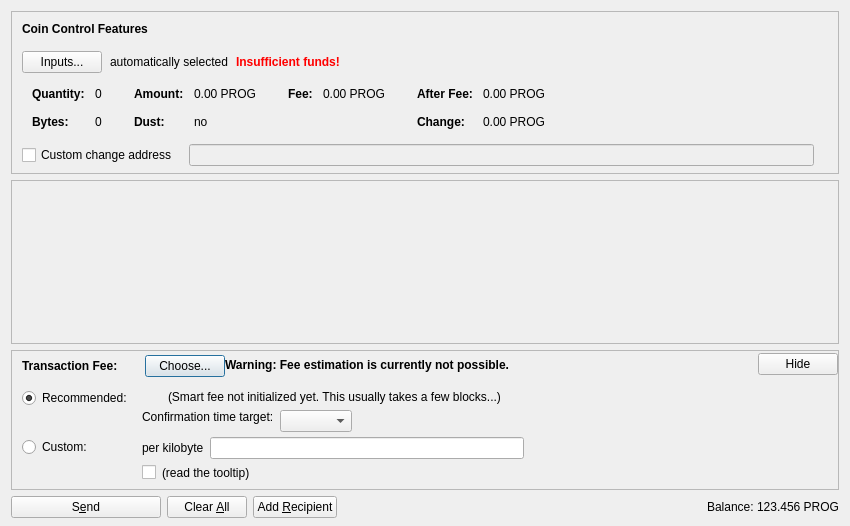
<?xml version="1.0" encoding="UTF-8"?>
<ui version="4.0">
 <class>SendCoinsDialog</class>
 <widget class="QDialog" name="SendCoinsDialog">
  <property name="geometry">
   <rect>
    <x>0</x>
    <y>0</y>
    <width>850</width>
    <height>526</height>
   </rect>
  </property>
  <property name="windowTitle">
   <string>Send Coins</string>
  </property>
  <layout class="QVBoxLayout" name="verticalLayout" stretch="0,1,0,0">
   <property name="bottomMargin">
    <number>8</number>
   </property>
   <item>
    <widget class="QFrame" name="frameCoinControl">
     <property name="sizePolicy">
      <sizepolicy hsizetype="Expanding" vsizetype="Expanding">
       <horstretch>0</horstretch>
       <verstretch>0</verstretch>
      </sizepolicy>
     </property>
     <property name="maximumSize">
      <size>
       <width>16777215</width>
       <height>16777215</height>
      </size>
     </property>
     <property name="frameShape">
      <enum>QFrame::StyledPanel</enum>
     </property>
     <property name="frameShadow">
      <enum>QFrame::Sunken</enum>
     </property>
     <layout class="QVBoxLayout" name="verticalLayoutCoinControl2">
      <property name="spacing">
       <number>0</number>
      </property>
      <property name="leftMargin">
       <number>0</number>
      </property>
      <property name="topMargin">
       <number>0</number>
      </property>
      <property name="rightMargin">
       <number>0</number>
      </property>
      <property name="bottomMargin">
       <number>6</number>
      </property>
      <item>
       <layout class="QVBoxLayout" name="verticalLayoutCoinControl" stretch="0,0,0,0,1">
        <property name="spacing">
         <number>0</number>
        </property>
        <property name="leftMargin">
         <number>10</number>
        </property>
        <property name="topMargin">
         <number>10</number>
        </property>
        <item>
         <layout class="QHBoxLayout" name="horizontalLayoutCoinControl1">
          <property name="bottomMargin">
           <number>15</number>
          </property>
          <item>
           <widget class="QLabel" name="labelCoinControlFeatures">
            <property name="sizePolicy">
             <sizepolicy hsizetype="Preferred" vsizetype="Maximum">
              <horstretch>0</horstretch>
              <verstretch>0</verstretch>
             </sizepolicy>
            </property>
            <property name="font">
             <font>
              <weight>75</weight>
              <bold>true</bold>
             </font>
            </property>
            <property name="styleSheet">
             <string notr="true">font-weight:bold;</string>
            </property>
            <property name="text">
             <string>Coin Control Features</string>
            </property>
           </widget>
          </item>
         </layout>
        </item>
        <item>
         <layout class="QHBoxLayout" name="horizontalLayoutCoinControl2" stretch="0,0,0,0">
          <property name="spacing">
           <number>8</number>
          </property>
          <property name="bottomMargin">
           <number>10</number>
          </property>
          <item>
           <widget class="QPushButton" name="pushButtonCoinControl">
            <property name="styleSheet">
             <string notr="true"/>
            </property>
            <property name="text">
             <string>Inputs...</string>
            </property>
            <property name="autoDefault">
             <bool>false</bool>
            </property>
           </widget>
          </item>
          <item>
           <widget class="QLabel" name="labelCoinControlAutomaticallySelected">
            <property name="text">
             <string>automatically selected</string>
            </property>
            <property name="margin">
             <number>5</number>
            </property>
           </widget>
          </item>
          <item>
           <widget class="QLabel" name="labelCoinControlInsuffFunds">
            <property name="font">
             <font>
              <weight>75</weight>
              <bold>true</bold>
             </font>
            </property>
            <property name="styleSheet">
             <string notr="true">color:red;font-weight:bold;</string>
            </property>
            <property name="text">
             <string>Insufficient funds!</string>
            </property>
            <property name="margin">
             <number>5</number>
            </property>
           </widget>
          </item>
          <item>
           <spacer name="horizontalSpacerCoinControl">
            <property name="orientation">
             <enum>Qt::Horizontal</enum>
            </property>
            <property name="sizeHint" stdset="0">
             <size>
              <width>40</width>
              <height>1</height>
             </size>
            </property>
           </spacer>
          </item>
         </layout>
        </item>
        <item>
         <widget class="QWidget" name="widgetCoinControl" native="true">
          <property name="sizePolicy">
           <sizepolicy hsizetype="Preferred" vsizetype="Preferred">
            <horstretch>0</horstretch>
            <verstretch>0</verstretch>
           </sizepolicy>
          </property>
          <property name="minimumSize">
           <size>
            <width>0</width>
            <height>0</height>
           </size>
          </property>
          <property name="styleSheet">
           <string notr="true"/>
          </property>
          <layout class="QHBoxLayout" name="horizontalLayoutCoinControl5">
           <property name="leftMargin">
            <number>0</number>
           </property>
           <property name="topMargin">
            <number>0</number>
           </property>
           <property name="rightMargin">
            <number>0</number>
           </property>
           <property name="bottomMargin">
            <number>0</number>
           </property>
           <item>
            <layout class="QHBoxLayout" name="horizontalLayoutCoinControl3" stretch="0,0,0,1">
             <property name="spacing">
              <number>20</number>
             </property>
             <property name="topMargin">
              <number>0</number>
             </property>
             <property name="bottomMargin">
              <number>10</number>
             </property>
             <item>
              <layout class="QFormLayout" name="formLayoutCoinControl1">
               <property name="horizontalSpacing">
                <number>10</number>
               </property>
               <property name="verticalSpacing">
                <number>14</number>
               </property>
               <property name="leftMargin">
                <number>10</number>
               </property>
               <property name="topMargin">
                <number>4</number>
               </property>
               <property name="rightMargin">
                <number>6</number>
               </property>
               <item row="0" column="0">
                <widget class="QLabel" name="labelCoinControlQuantityText">
                 <property name="font">
                  <font>
                   <weight>75</weight>
                   <bold>true</bold>
                  </font>
                 </property>
                 <property name="text">
                  <string>Quantity:</string>
                 </property>
                 <property name="margin">
                  <number>0</number>
                 </property>
                </widget>
               </item>
               <item row="0" column="1">
                <widget class="QLabel" name="labelCoinControlQuantity">
                 <property name="cursor">
                  <cursorShape>IBeamCursor</cursorShape>
                 </property>
                 <property name="contextMenuPolicy">
                  <enum>Qt::ActionsContextMenu</enum>
                 </property>
                 <property name="text">
                  <string notr="true">0</string>
                 </property>
                 <property name="margin">
                  <number>0</number>
                 </property>
                 <property name="textInteractionFlags">
                  <set>Qt::LinksAccessibleByMouse|Qt::TextSelectableByKeyboard|Qt::TextSelectableByMouse</set>
                 </property>
                </widget>
               </item>
               <item row="1" column="0">
                <widget class="QLabel" name="labelCoinControlBytesText">
                 <property name="font">
                  <font>
                   <weight>75</weight>
                   <bold>true</bold>
                  </font>
                 </property>
                 <property name="text">
                  <string>Bytes:</string>
                 </property>
                </widget>
               </item>
               <item row="1" column="1">
                <widget class="QLabel" name="labelCoinControlBytes">
                 <property name="cursor">
                  <cursorShape>IBeamCursor</cursorShape>
                 </property>
                 <property name="contextMenuPolicy">
                  <enum>Qt::ActionsContextMenu</enum>
                 </property>
                 <property name="text">
                  <string notr="true">0</string>
                 </property>
                 <property name="textInteractionFlags">
                  <set>Qt::LinksAccessibleByMouse|Qt::TextSelectableByKeyboard|Qt::TextSelectableByMouse</set>
                 </property>
                </widget>
               </item>
              </layout>
             </item>
             <item>
              <layout class="QFormLayout" name="formLayoutCoinControl2">
               <property name="horizontalSpacing">
                <number>10</number>
               </property>
               <property name="verticalSpacing">
                <number>14</number>
               </property>
               <property name="leftMargin">
                <number>6</number>
               </property>
               <property name="topMargin">
                <number>4</number>
               </property>
               <property name="rightMargin">
                <number>6</number>
               </property>
               <item row="0" column="0">
                <widget class="QLabel" name="labelCoinControlAmountText">
                 <property name="font">
                  <font>
                   <weight>75</weight>
                   <bold>true</bold>
                  </font>
                 </property>
                 <property name="text">
                  <string>Amount:</string>
                 </property>
                 <property name="margin">
                  <number>0</number>
                 </property>
                </widget>
               </item>
               <item row="0" column="1">
                <widget class="QLabel" name="labelCoinControlAmount">
                 <property name="cursor">
                  <cursorShape>IBeamCursor</cursorShape>
                 </property>
                 <property name="contextMenuPolicy">
                  <enum>Qt::ActionsContextMenu</enum>
                 </property>
                 <property name="text">
                  <string notr="true">0.00 PROG</string>
                 </property>
                 <property name="textInteractionFlags">
                  <set>Qt::LinksAccessibleByMouse|Qt::TextSelectableByKeyboard|Qt::TextSelectableByMouse</set>
                 </property>
                </widget>
               </item>
               <item row="1" column="0">
                <widget class="QLabel" name="labelCoinControlLowOutputText">
                 <property name="font">
                  <font>
                   <weight>75</weight>
                   <bold>true</bold>
                  </font>
                 </property>
                 <property name="text">
                  <string>Dust:</string>
                 </property>
                </widget>
               </item>
               <item row="1" column="1">
                <widget class="QLabel" name="labelCoinControlLowOutput">
                 <property name="cursor">
                  <cursorShape>IBeamCursor</cursorShape>
                 </property>
                 <property name="contextMenuPolicy">
                  <enum>Qt::ActionsContextMenu</enum>
                 </property>
                 <property name="text">
                  <string notr="true">no</string>
                 </property>
                 <property name="textInteractionFlags">
                  <set>Qt::LinksAccessibleByMouse|Qt::TextSelectableByKeyboard|Qt::TextSelectableByMouse</set>
                 </property>
                </widget>
               </item>
              </layout>
             </item>
             <item>
              <layout class="QFormLayout" name="formLayoutCoinControl3">
               <property name="horizontalSpacing">
                <number>10</number>
               </property>
               <property name="verticalSpacing">
                <number>14</number>
               </property>
               <property name="leftMargin">
                <number>6</number>
               </property>
               <property name="topMargin">
                <number>4</number>
               </property>
               <property name="rightMargin">
                <number>6</number>
               </property>
               <item row="0" column="0">
                <widget class="QLabel" name="labelCoinControlFeeText">
                 <property name="font">
                  <font>
                   <weight>75</weight>
                   <bold>true</bold>
                  </font>
                 </property>
                 <property name="text">
                  <string>Fee:</string>
                 </property>
                 <property name="margin">
                  <number>0</number>
                 </property>
                </widget>
               </item>
               <item row="0" column="1">
                <widget class="QLabel" name="labelCoinControlFee">
                 <property name="cursor">
                  <cursorShape>IBeamCursor</cursorShape>
                 </property>
                 <property name="contextMenuPolicy">
                  <enum>Qt::ActionsContextMenu</enum>
                 </property>
                 <property name="text">
                  <string notr="true">0.00 PROG</string>
                 </property>
                 <property name="textInteractionFlags">
                  <set>Qt::LinksAccessibleByMouse|Qt::TextSelectableByKeyboard|Qt::TextSelectableByMouse</set>
                 </property>
                </widget>
               </item>
              </layout>
             </item>
             <item>
              <layout class="QFormLayout" name="formLayoutCoinControl4">
               <property name="horizontalSpacing">
                <number>10</number>
               </property>
               <property name="verticalSpacing">
                <number>14</number>
               </property>
               <property name="leftMargin">
                <number>6</number>
               </property>
               <property name="topMargin">
                <number>4</number>
               </property>
               <property name="rightMargin">
                <number>6</number>
               </property>
               <item row="0" column="0">
                <widget class="QLabel" name="labelCoinControlAfterFeeText">
                 <property name="font">
                  <font>
                   <weight>75</weight>
                   <bold>true</bold>
                  </font>
                 </property>
                 <property name="text">
                  <string>After Fee:</string>
                 </property>
                 <property name="margin">
                  <number>0</number>
                 </property>
                </widget>
               </item>
               <item row="0" column="1">
                <widget class="QLabel" name="labelCoinControlAfterFee">
                 <property name="cursor">
                  <cursorShape>IBeamCursor</cursorShape>
                 </property>
                 <property name="contextMenuPolicy">
                  <enum>Qt::ActionsContextMenu</enum>
                 </property>
                 <property name="text">
                  <string notr="true">0.00 PROG</string>
                 </property>
                 <property name="textInteractionFlags">
                  <set>Qt::LinksAccessibleByMouse|Qt::TextSelectableByKeyboard|Qt::TextSelectableByMouse</set>
                 </property>
                </widget>
               </item>
               <item row="1" column="0">
                <widget class="QLabel" name="labelCoinControlChangeText">
                 <property name="font">
                  <font>
                   <weight>75</weight>
                   <bold>true</bold>
                  </font>
                 </property>
                 <property name="text">
                  <string>Change:</string>
                 </property>
                </widget>
               </item>
               <item row="1" column="1">
                <widget class="QLabel" name="labelCoinControlChange">
                 <property name="cursor">
                  <cursorShape>IBeamCursor</cursorShape>
                 </property>
                 <property name="contextMenuPolicy">
                  <enum>Qt::ActionsContextMenu</enum>
                 </property>
                 <property name="text">
                  <string notr="true">0.00 PROG</string>
                 </property>
                 <property name="textInteractionFlags">
                  <set>Qt::LinksAccessibleByMouse|Qt::TextSelectableByKeyboard|Qt::TextSelectableByMouse</set>
                 </property>
                </widget>
               </item>
              </layout>
             </item>
            </layout>
           </item>
          </layout>
         </widget>
        </item>
        <item>
         <layout class="QHBoxLayout" name="horizontalLayoutCoinControl4" stretch="0,0,0">
          <property name="spacing">
           <number>12</number>
          </property>
          <property name="sizeConstraint">
           <enum>QLayout::SetDefaultConstraint</enum>
          </property>
          <property name="topMargin">
           <number>5</number>
          </property>
          <property name="rightMargin">
           <number>5</number>
          </property>
          <item>
           <widget class="QCheckBox" name="checkBoxCoinControlChange">
            <property name="toolTip">
             <string>If this is activated, but the change address is empty or invalid, change will be sent to a newly generated address.</string>
            </property>
            <property name="text">
             <string>Custom change address</string>
            </property>
           </widget>
          </item>
          <item>
           <widget class="QValidatedLineEdit" name="lineEditCoinControlChange">
            <property name="enabled">
             <bool>false</bool>
            </property>
            <property name="sizePolicy">
             <sizepolicy hsizetype="Expanding" vsizetype="Fixed">
              <horstretch>0</horstretch>
              <verstretch>0</verstretch>
             </sizepolicy>
            </property>
           </widget>
          </item>
          <item>
           <widget class="QLabel" name="labelCoinControlChangeLabel">
            <property name="sizePolicy">
             <sizepolicy hsizetype="Preferred" vsizetype="Expanding">
              <horstretch>0</horstretch>
              <verstretch>0</verstretch>
             </sizepolicy>
            </property>
            <property name="minimumSize">
             <size>
              <width>0</width>
              <height>0</height>
             </size>
            </property>
            <property name="text">
             <string/>
            </property>
            <property name="margin">
             <number>3</number>
            </property>
           </widget>
          </item>
         </layout>
        </item>
        <item>
         <spacer name="verticalSpacerCoinControl">
          <property name="orientation">
           <enum>Qt::Vertical</enum>
          </property>
          <property name="sizeHint" stdset="0">
           <size>
            <width>800</width>
            <height>1</height>
           </size>
          </property>
         </spacer>
        </item>
       </layout>
      </item>
     </layout>
    </widget>
   </item>
   <item>
    <widget class="QScrollArea" name="scrollArea">
     <property name="widgetResizable">
      <bool>true</bool>
     </property>
     <widget class="QWidget" name="scrollAreaWidgetContents">
      <property name="geometry">
       <rect>
        <x>0</x>
        <y>0</y>
        <width>830</width>
        <height>104</height>
       </rect>
      </property>
      <layout class="QVBoxLayout" name="verticalLayout_2" stretch="0,1">
       <property name="leftMargin">
        <number>0</number>
       </property>
       <property name="topMargin">
        <number>0</number>
       </property>
       <property name="rightMargin">
        <number>0</number>
       </property>
       <property name="bottomMargin">
        <number>0</number>
       </property>
       <item>
        <layout class="QVBoxLayout" name="entries">
         <property name="spacing">
          <number>6</number>
         </property>
        </layout>
       </item>
       <item>
        <spacer name="verticalSpacer">
         <property name="orientation">
          <enum>Qt::Vertical</enum>
         </property>
         <property name="sizeHint" stdset="0">
          <size>
           <width>20</width>
           <height>40</height>
          </size>
         </property>
        </spacer>
       </item>
      </layout>
     </widget>
    </widget>
   </item>
   <item>
    <widget class="QFrame" name="frameFee">
     <property name="sizePolicy">
      <sizepolicy hsizetype="Expanding" vsizetype="Expanding">
       <horstretch>0</horstretch>
       <verstretch>0</verstretch>
      </sizepolicy>
     </property>
     <property name="maximumSize">
      <size>
       <width>16777215</width>
       <height>16777215</height>
      </size>
     </property>
     <property name="frameShape">
      <enum>QFrame::StyledPanel</enum>
     </property>
     <property name="frameShadow">
      <enum>QFrame::Sunken</enum>
     </property>
     <layout class="QVBoxLayout" name="verticalLayoutFee1">
      <property name="spacing">
       <number>0</number>
      </property>
      <property name="leftMargin">
       <number>0</number>
      </property>
      <property name="topMargin">
       <number>0</number>
      </property>
      <property name="rightMargin">
       <number>0</number>
      </property>
      <property name="bottomMargin">
       <number>0</number>
      </property>
      <item>
       <layout class="QVBoxLayout" name="verticalLayoutFee2" stretch="0,0,0">
        <property name="spacing">
         <number>0</number>
        </property>
        <property name="leftMargin">
         <number>10</number>
        </property>
        <property name="topMargin">
         <number>0</number>
        </property>
        <item>
         <layout class="QHBoxLayout" name="horizontalLayoutFee1">
          <property name="bottomMargin">
           <number>0</number>
          </property>
          <item>
           <layout class="QVBoxLayout" name="verticalLayoutFee7">
            <property name="spacing">
             <number>0</number>
            </property>
            <item>
             <spacer name="verticalSpacerSmartFee">
              <property name="orientation">
               <enum>Qt::Vertical</enum>
              </property>
              <property name="sizeType">
               <enum>QSizePolicy::Fixed</enum>
              </property>
              <property name="sizeHint" stdset="0">
               <size>
                <width>1</width>
                <height>4</height>
               </size>
              </property>
             </spacer>
            </item>
            <item>
             <layout class="QHBoxLayout" name="horizontalLayoutSmartFee">
              <property name="spacing">
               <number>10</number>
              </property>
              <item>
               <widget class="QLabel" name="labelFeeHeadline">
                <property name="sizePolicy">
                 <sizepolicy hsizetype="Preferred" vsizetype="Maximum">
                  <horstretch>0</horstretch>
                  <verstretch>0</verstretch>
                 </sizepolicy>
                </property>
                <property name="font">
                 <font>
                  <weight>75</weight>
                  <bold>true</bold>
                 </font>
                </property>
                <property name="styleSheet">
                 <string notr="true">font-weight:bold;</string>
                </property>
                <property name="text">
                 <string>Transaction Fee:</string>
                </property>
               </widget>
              </item>
              <item>
               <widget class="QLabel" name="labelFeeMinimized">
                <property name="text">
                 <string/>
                </property>
               </widget>
              </item>
              <item>
               <widget class="QPushButton" name="buttonChooseFee">
                <property name="text">
                 <string>Choose...</string>
                </property>
               </widget>
              </item>
             </layout>
            </item>
            <item>
             <spacer name="verticalSpacer_5">
              <property name="orientation">
               <enum>Qt::Vertical</enum>
              </property>
              <property name="sizeHint" stdset="0">
               <size>
                <width>1</width>
                <height>1</height>
               </size>
              </property>
             </spacer>
            </item>
           </layout>
          </item>
          <item>
           <widget class="QLabel" name="fallbackFeeWarningLabel">
            <property name="toolTip">
             <string>Using the fallbackfee can result in sending a transaction that will take several hours or days (or never) to confirm. Consider choosing your fee manually or wait until you have validated the complete chain.</string>
            </property>
            <property name="font">
            <font>
                <weight>75</weight>
                <bold>true</bold>
            </font>
            </property>
            <property name="text">
             <string>Warning: Fee estimation is currently not possible.</string>
            </property>
            <property name="wordWrap">
             <bool>false</bool>
            </property>
           </widget>
          </item>
          <item>
           <spacer name="horizontalSpacer_4">
            <property name="orientation">
             <enum>Qt::Horizontal</enum>
            </property>
            <property name="sizeType">
             <enum>QSizePolicy::MinimumExpanding</enum>
            </property>
            <property name="sizeHint" stdset="0">
             <size>
              <width>40</width>
              <height>20</height>
             </size>
            </property>
           </spacer>
          </item>
          <item>
           <widget class="QPushButton" name="buttonMinimizeFee">
            <property name="toolTip">
             <string>collapse fee-settings</string>
            </property>
            <property name="text">
             <string>Hide</string>
            </property>
           </widget>
          </item>
         </layout>
        </item>
        <item>
         <widget class="QFrame" name="frameFeeSelection">
          <layout class="QVBoxLayout" name="verticalLayoutFee12">
           <property name="spacing">
            <number>0</number>
           </property>
           <property name="leftMargin">
            <number>0</number>
           </property>
           <property name="topMargin">
            <number>0</number>
           </property>
           <property name="rightMargin">
            <number>0</number>
           </property>
           <property name="bottomMargin">
            <number>0</number>
           </property>
           <item>
            <layout class="QGridLayout" name="gridLayoutFee">
             <property name="topMargin">
              <number>10</number>
             </property>
             <property name="bottomMargin">
              <number>4</number>
             </property>
             <property name="horizontalSpacing">
              <number>10</number>
             </property>
             <property name="verticalSpacing">
              <number>4</number>
             </property>
             <item row="1" column="1">
              <layout class="QVBoxLayout" name="verticalLayoutFee8">
               <property name="spacing">
                <number>6</number>
               </property>
               <item>
                <layout class="QHBoxLayout" name="horizontalLayoutFee13">
                 <item>
                  <widget class="QLabel" name="labelCustomPerKilobyte">
                   <property name="toolTip">
                    <string>If the custom fee is set to 1000 satoshis and the transaction is only 250 bytes, then &quot;per kilobyte&quot; only pays 250 satoshis in fee, while &quot;total at least&quot; pays 1000 satoshis. For transactions bigger than a kilobyte both pay by kilobyte.</string>
                   </property>
                   <property name="text">
                    <string>per kilobyte</string>
                   </property>
                  </widget>
                 </item>
                 <item>
                  <widget class="BitcoinAmountField" name="customFee"/>
                 </item>
                 <item>
                  <spacer name="horizontalSpacer_6">
                   <property name="orientation">
                    <enum>Qt::Horizontal</enum>
                   </property>
                   <property name="sizeHint" stdset="0">
                    <size>
                     <width>1</width>
                     <height>1</height>
                    </size>
                   </property>
                  </spacer>
                 </item>
                </layout>
               </item>
               <item>
                <layout class="QHBoxLayout" name="horizontalLayoutFee8">
                 <item>
                  <widget class="QCheckBox" name="checkBoxMinimumFee">
                   <property name="toolTip">
                    <string>Paying only the minimum fee is just fine as long as there is less transaction volume than space in the blocks. But be aware that this can end up in a never confirming transaction once there is more demand for progress transactions than the network can process.</string>
                   </property>
                   <property name="text">
                    <string/>
                   </property>
                  </widget>
                 </item>
                 <item>
                  <widget class="QLabel" name="labelMinFeeWarning">
                   <property name="enabled">
                    <bool>true</bool>
                   </property>
                   <property name="toolTip">
                    <string>Paying only the minimum fee is just fine as long as there is less transaction volume than space in the blocks. But be aware that this can end up in a never confirming transaction once there is more demand for progress transactions than the network can process.</string>
                   </property>
                   <property name="text">
                    <string>(read the tooltip)</string>
                   </property>
                   <property name="margin">
                    <number>5</number>
                   </property>
                  </widget>
                 </item>
                 <item>
                  <spacer name="horizontalSpacer_2">
                   <property name="orientation">
                    <enum>Qt::Horizontal</enum>
                   </property>
                   <property name="sizeHint" stdset="0">
                    <size>
                     <width>1</width>
                     <height>1</height>
                    </size>
                   </property>
                  </spacer>
                 </item>
                </layout>
               </item>
              </layout>
             </item>
             <item row="0" column="0">
              <layout class="QVBoxLayout" name="verticalLayoutFee4" stretch="0,1">
               <item>
                <widget class="QRadioButton" name="radioSmartFee">
                 <property name="text">
                  <string>Recommended:</string>
                 </property>
                 <property name="checked">
                  <bool>true</bool>
                 </property>
                 <attribute name="buttonGroup">
                  <string notr="true">groupFee</string>
                 </attribute>
                </widget>
               </item>
               <item>
                <spacer name="verticalSpacer_2">
                 <property name="orientation">
                  <enum>Qt::Vertical</enum>
                 </property>
                 <property name="sizeHint" stdset="0">
                  <size>
                   <width>1</width>
                   <height>1</height>
                  </size>
                 </property>
                </spacer>
               </item>
              </layout>
             </item>
             <item row="1" column="0">
              <layout class="QVBoxLayout" name="verticalLayoutFee9" stretch="0,1">
               <item>
                <widget class="QRadioButton" name="radioCustomFee">
                 <property name="text">
                  <string>Custom:</string>
                 </property>
                 <attribute name="buttonGroup">
                  <string notr="true">groupFee</string>
                 </attribute>
                </widget>
               </item>
               <item>
                <spacer name="verticalSpacer_6">
                 <property name="orientation">
                  <enum>Qt::Vertical</enum>
                 </property>
                 <property name="sizeHint" stdset="0">
                  <size>
                   <width>1</width>
                   <height>1</height>
                  </size>
                 </property>
                </spacer>
               </item>
              </layout>
             </item>
             <item row="0" column="1">
              <layout class="QVBoxLayout" name="verticalLayoutFee3" stretch="0,0,1">
               <property name="spacing">
                <number>6</number>
               </property>
               <property name="topMargin">
                <number>2</number>
               </property>
               <item>
                <layout class="QHBoxLayout" name="horizontalLayoutFee12">
                 <item>
                  <widget class="QLabel" name="labelSmartFee">
                   <property name="text">
                    <string/>
                   </property>
                   <property name="margin">
                    <number>2</number>
                   </property>
                  </widget>
                 </item>
                 <item>
                  <widget class="QLabel" name="labelFeeEstimation">
                   <property name="text">
                    <string/>
                   </property>
                  </widget>
                 </item>
                 <item>
                  <widget class="QLabel" name="labelSmartFee2">
                   <property name="text">
                    <string>(Smart fee not initialized yet. This usually takes a few blocks...)</string>
                   </property>
                   <property name="margin">
                    <number>2</number>
                   </property>
                  </widget>
                 </item>
                 <item>
                  <spacer name="horizontalSpacer_5">
                   <property name="orientation">
                    <enum>Qt::Horizontal</enum>
                   </property>
                   <property name="sizeHint" stdset="0">
                    <size>
                     <width>1</width>
                     <height>1</height>
                    </size>
                   </property>
                  </spacer>
                 </item>
                </layout>
               </item>
               <item>
                <layout class="QHBoxLayout" name="horizontalLayoutFee9">
                 <item>
                  <layout class="QVBoxLayout" name="verticalLayoutFee6">
                   <item>
                    <widget class="QLabel" name="labelSmartFee3">
                     <property name="text">
                      <string>Confirmation time target:</string>
                     </property>
                     <property name="margin">
                      <number>2</number>
                     </property>
                    </widget>
                   </item>
                   <item>
                    <spacer name="verticalSpacer_3">
                     <property name="orientation">
                      <enum>Qt::Vertical</enum>
                     </property>
                     <property name="sizeHint" stdset="0">
                      <size>
                       <width>1</width>
                       <height>1</height>
                      </size>
                     </property>
                    </spacer>
                   </item>
                  </layout>
                 </item>
                 <item>
                  <layout class="QVBoxLayout" name="verticalLayoutFee5">
                   <property name="rightMargin">
                    <number>30</number>
                   </property>
                   <item>
                    <layout class="QHBoxLayout" name="horizontalLayoutConfTarget">
                     <property name="bottomMargin">
                      <number>0</number>
                     </property>
                     <item>
                      <widget class="QComboBox" name="confTargetSelector"/>
                     </item>
                     <item>
                      <spacer name="horizontalSpacerConfTarget">
                       <property name="orientation">
                        <enum>Qt::Horizontal</enum>
                       </property>
                       <property name="sizeHint" stdset="0">
                        <size>
                         <width>40</width>
                         <height>20</height>
                        </size>
                       </property>
                      </spacer>
                     </item>
                    </layout>
                   </item>
                  </layout>
                 </item>
                </layout>
               </item>
               <item>
                <spacer name="verticalSpacer_4">
                 <property name="orientation">
                  <enum>Qt::Vertical</enum>
                 </property>
                 <property name="sizeHint" stdset="0">
                  <size>
                   <width>1</width>
                   <height>1</height>
                  </size>
                 </property>
                </spacer>
               </item>
              </layout>
             </item>
            </layout>
           </item>
          </layout>
         </widget>
        </item>
        <item>
         <spacer name="verticalSpacerFee">
          <property name="orientation">
           <enum>Qt::Vertical</enum>
          </property>
          <property name="sizeHint" stdset="0">
           <size>
            <width>40</width>
            <height>5</height>
           </size>
          </property>
         </spacer>
        </item>
       </layout>
      </item>
     </layout>
    </widget>
   </item>
   <item>
    <layout class="QHBoxLayout" name="horizontalLayout">
     <item>
      <widget class="QPushButton" name="sendButton">
       <property name="minimumSize">
        <size>
         <width>150</width>
         <height>0</height>
        </size>
       </property>
       <property name="toolTip">
        <string>Confirm the send action</string>
       </property>
       <property name="text">
        <string>S&amp;end</string>
       </property>
       <property name="icon">
        <iconset resource="../bitcoin.qrc">
         <normaloff>:/icons/send</normaloff>:/icons/send</iconset>
       </property>
       <property name="autoDefault">
        <bool>false</bool>
       </property>
       <property name="default">
        <bool>false</bool>
       </property>
      </widget>
     </item>
     <item>
      <widget class="QPushButton" name="clearButton">
       <property name="sizePolicy">
        <sizepolicy hsizetype="Minimum" vsizetype="Fixed">
         <horstretch>0</horstretch>
         <verstretch>0</verstretch>
        </sizepolicy>
       </property>
       <property name="toolTip">
        <string>Clear all fields of the form.</string>
       </property>
       <property name="text">
        <string>Clear &amp;All</string>
       </property>
       <property name="icon">
        <iconset resource="../bitcoin.qrc">
         <normaloff>:/icons/remove</normaloff>:/icons/remove</iconset>
       </property>
       <property name="autoDefault">
        <bool>false</bool>
       </property>
      </widget>
     </item>
     <item>
      <widget class="QPushButton" name="addButton">
       <property name="toolTip">
        <string>Send to multiple recipients at once</string>
       </property>
       <property name="text">
        <string>Add &amp;Recipient</string>
       </property>
       <property name="icon">
        <iconset resource="../bitcoin.qrc">
         <normaloff>:/icons/add</normaloff>:/icons/add</iconset>
       </property>
       <property name="autoDefault">
        <bool>false</bool>
       </property>
      </widget>
     </item>
     <item>
      <spacer name="horizontalSpacer">
       <property name="orientation">
        <enum>Qt::Horizontal</enum>
       </property>
       <property name="sizeHint" stdset="0">
        <size>
         <width>40</width>
         <height>20</height>
        </size>
       </property>
      </spacer>
     </item>
     <item>
      <layout class="QHBoxLayout" name="horizontalLayout_2">
       <property name="spacing">
        <number>3</number>
       </property>
       <item>
        <widget class="QLabel" name="label">
         <property name="sizePolicy">
          <sizepolicy hsizetype="Preferred" vsizetype="Fixed">
           <horstretch>0</horstretch>
           <verstretch>0</verstretch>
          </sizepolicy>
         </property>
         <property name="text">
          <string>Balance:</string>
         </property>
        </widget>
       </item>
       <item>
        <widget class="QLabel" name="labelBalance">
         <property name="sizePolicy">
          <sizepolicy hsizetype="Preferred" vsizetype="Fixed">
           <horstretch>0</horstretch>
           <verstretch>0</verstretch>
          </sizepolicy>
         </property>
         <property name="cursor">
          <cursorShape>IBeamCursor</cursorShape>
         </property>
         <property name="text">
          <string notr="true">123.456 PROG</string>
         </property>
         <property name="textInteractionFlags">
          <set>Qt::LinksAccessibleByMouse|Qt::TextSelectableByKeyboard|Qt::TextSelectableByMouse</set>
         </property>
        </widget>
       </item>
      </layout>
     </item>
    </layout>
   </item>
  </layout>
 </widget>
 <customwidgets>
  <customwidget>
   <class>QValidatedLineEdit</class>
   <extends>QLineEdit</extends>
   <header>qt/qvalidatedlineedit.h</header>
  </customwidget>
  <customwidget>
   <class>BitcoinAmountField</class>
   <extends>QLineEdit</extends>
   <header>qt/bitcoinamountfield.h</header>
   <container>1</container>
  </customwidget>
 </customwidgets>
 <resources>
  <include location="../bitcoin.qrc"/>
 </resources>
 <connections/>
 <buttongroups>
  <buttongroup name="groupFee"/>
 </buttongroups>
</ui>
